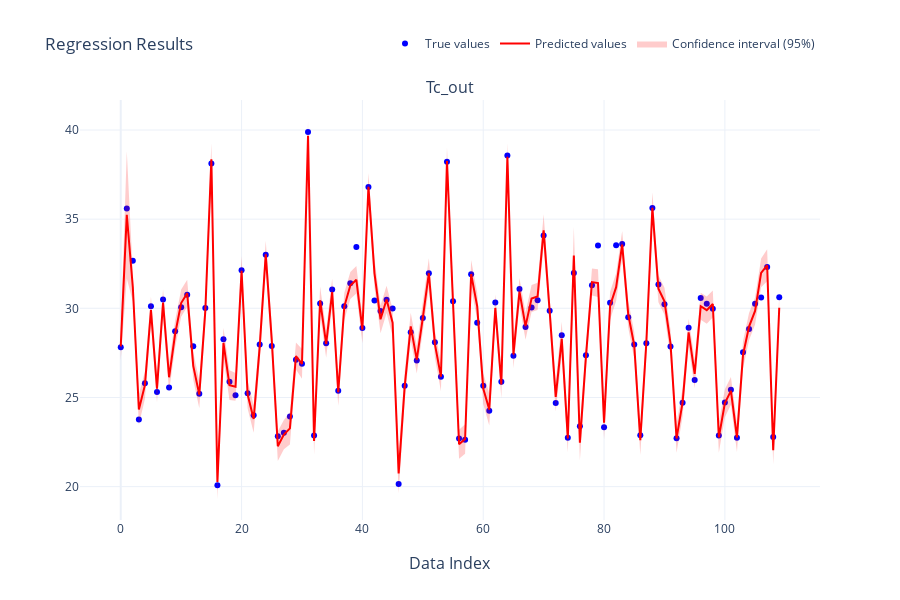
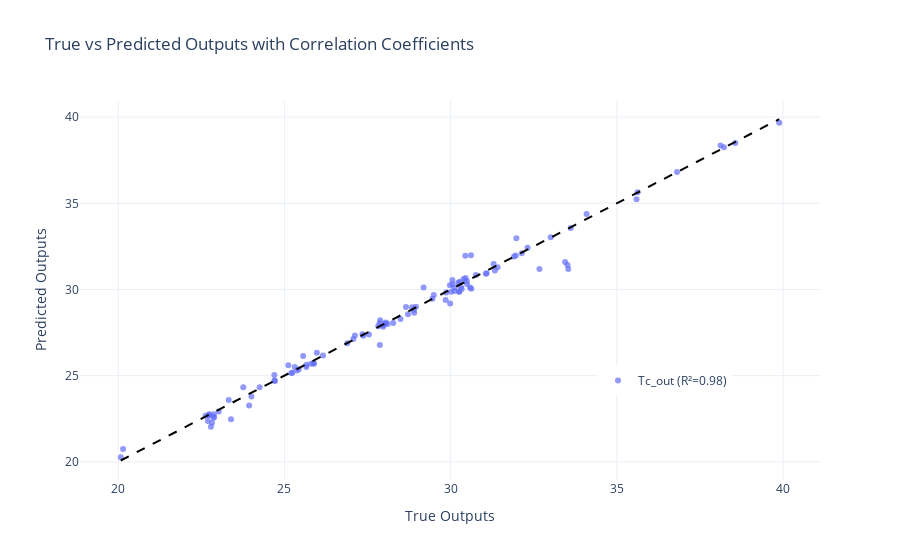
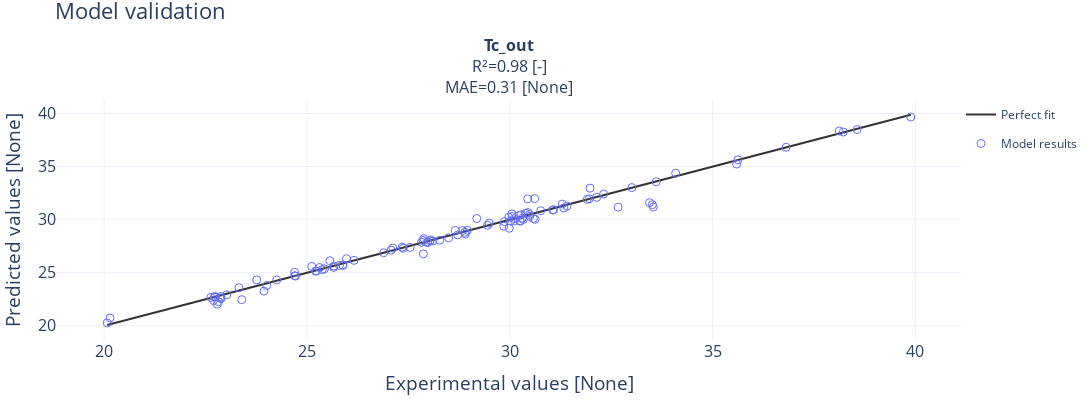

The cell these charts' notebook holds for them, in order:
### Code cell
params_arrays_aux, _, dfs_dict_aux = train_model(
    data=data, 
    input_ids=["Ms", "Ts_in", "Mf", "Tc_in", "Mc"], 
    model_input_ids=["Ms", "Ts_in", "Mf", "Tc_in", "Mc"], 
    output_ids=["Tc_out"], 
    model_output_path=model_output_path / "med_gpr_data_aux.npy", 
    train_indices=dfs_dict["ref_train"].index.values,
    val_indices=dfs_dict["ref_val"].index.values,
)
